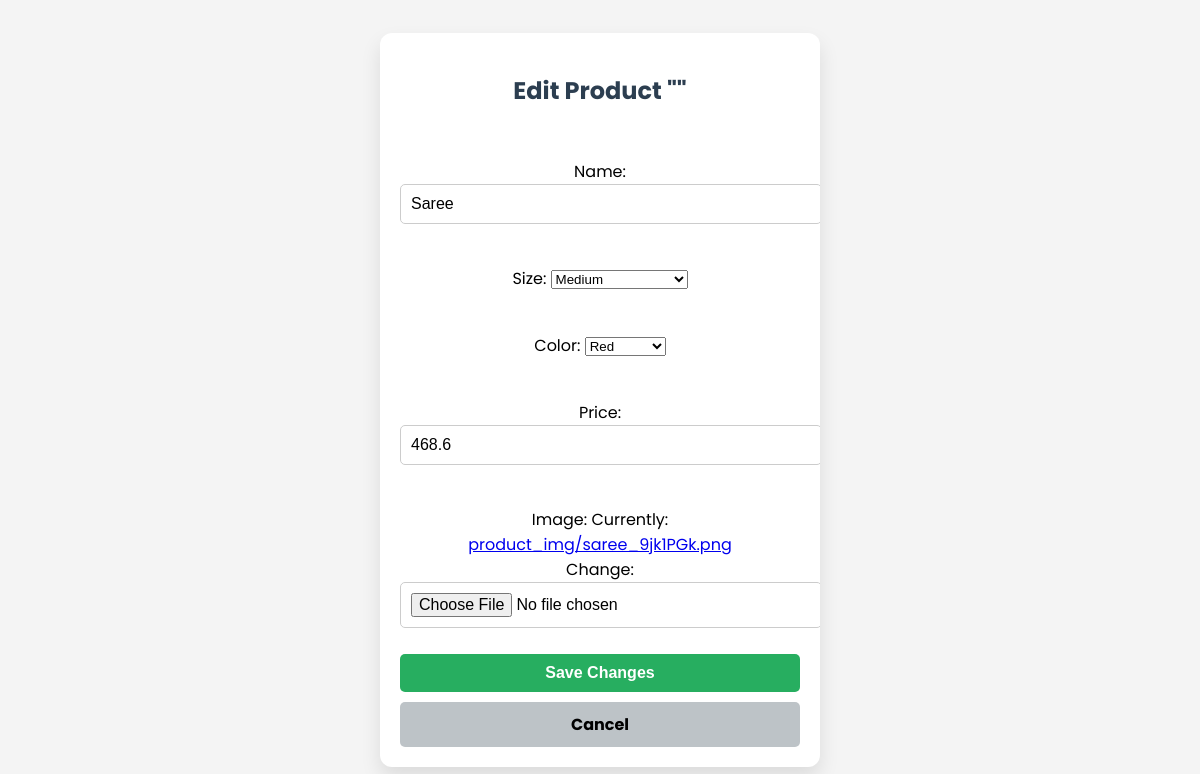
The app's page /clothing/edit/1/, older data.
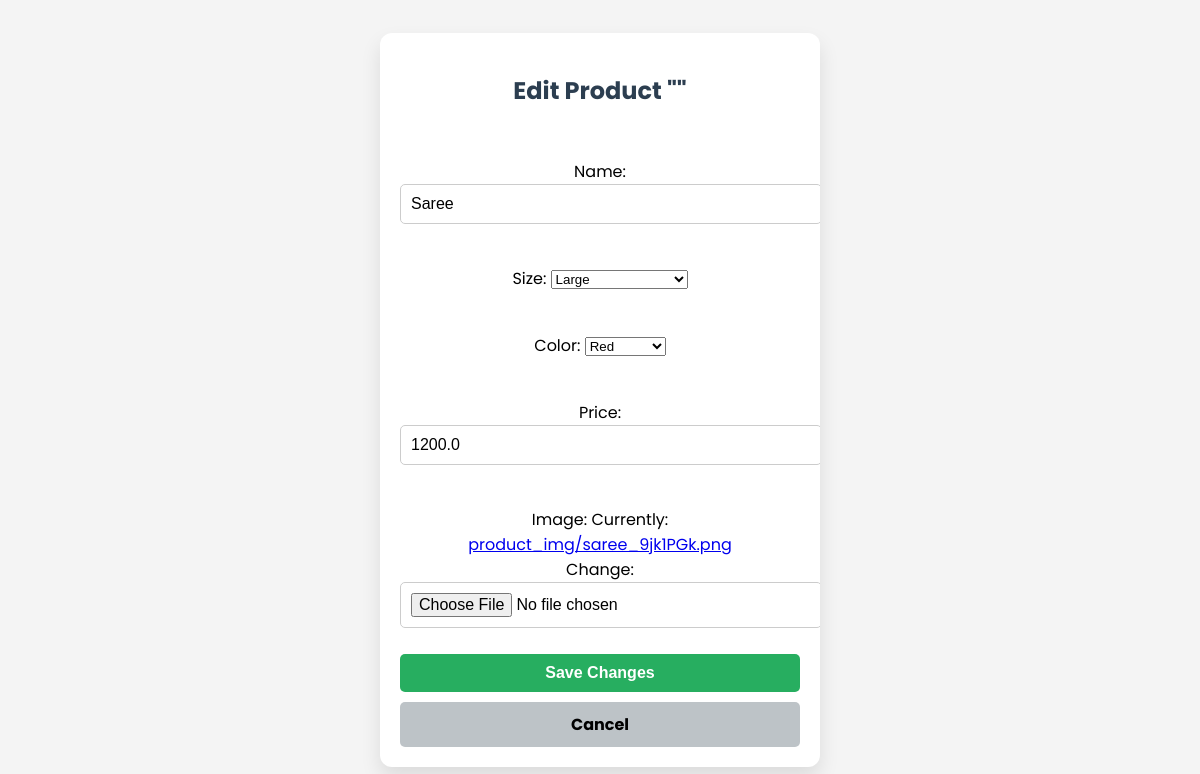
The same page, newer data.
### clothing/models.py (models this page shows, shortened)
class product(models.Model):
    SIZE_CHOICES = [
        ('XS', 'Extra Small'),
        ('S', 'Small'),
        ('M', 'Medium'),
        ('L', 'Large'),
        ('XL', 'Extra Large'),
        ('XXL', 'Double Extra Large'),
    ]
    COLOR_CHOICES = [
        ('RED', 'Red'),
        ('BLU', 'Blue'),
        ('GRN', 'Green'),
        ('BLK', 'Black'),
        ('WHT', 'White'),
        ('YLW', 'Yellow'),
        ('ORG', 'Orange'),
        ('PNK', 'Pink'),
        ('PRP', 'Purple'),
        ('BRN', 'Brown'),
        ('GRY', 'Gray'),
        ('NVY', 'Navy'),
        ('TUR', 'Turquoise'),
        ('GLD', 'Gold'),
        ('SLV', 'Silver'),
    ]
    name = models.CharField(max_length=100)
    size = models.CharField(max_length=4, choices=SIZE_CHOICES, default='M')
    color = models.CharField(max_length=10, choices=COLOR_CHOICES, default='Red')
    price = models.DecimalField(max_digits=10, decimal_places=1)
    image = models.ImageField(upload_to='product_img/')

### clothing/views.py (the view)
# urls.py: path('edit/<int:product_id>/', views.edit_product, name='edit_product'),
def edit_product(request, product_id):
    Product = get_object_or_404(product, id=product_id)
    if request.method == "POST":
        form = ProductForm(request.POST, request.FILES, instance=Product) # request.POST = Text File,
        if form.is_valid():
            form.save()
            return redirect('clothing')
    else:
        form = ProductForm(instance=Product)
    return render(request, 'clothing/edit_product.html',{'form':form})

### clothing/forms.py
class ProductForm(forms.ModelForm):
    class Meta:
        model = product
        fields = ["name","size","color","price","image"]

### clothing/templates/clothing/edit_product.html (shortened to what this page needs)
<!DOCTYPE html>
<html lang="en">
<head>
</head>
<body>
    <div class="card">
        <h2>Edit Product "{{ product.name }}"</h2>
        <form method="POST" enctype="multipart/form-data">
            {{ form.as_p }}
            <button type="submit" class="btn btn-success">Save Changes</button>
            <a href="{% url 'clothing' %}" class="btn btn-secondary">Cancel</a>
        </form>
    </div>
</body>
</html>

Row changes from the older to the newer data that the page shows:
changed product "Saree": size "Medium" → "Large"; price "468.6" → "1200.0"
